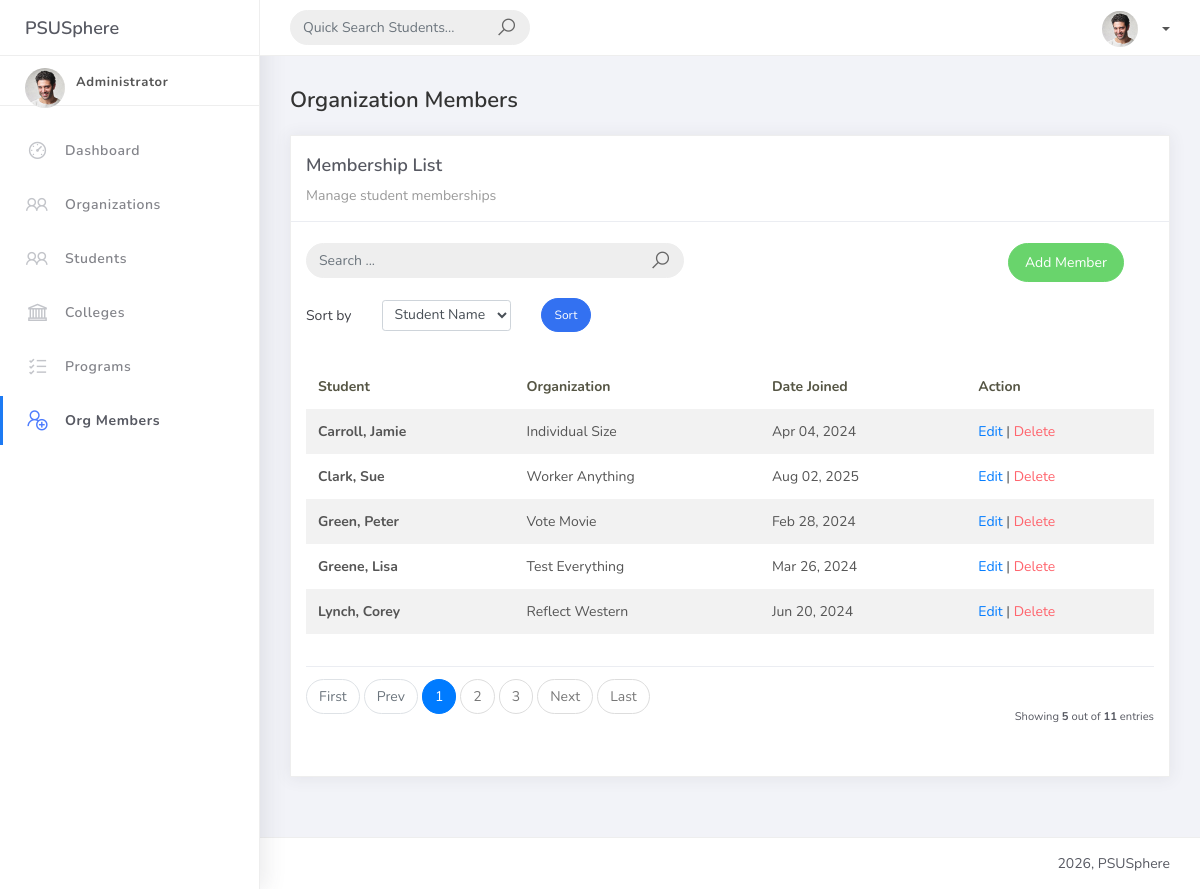
The page /orgmember_list/ on the database as committed earlier.
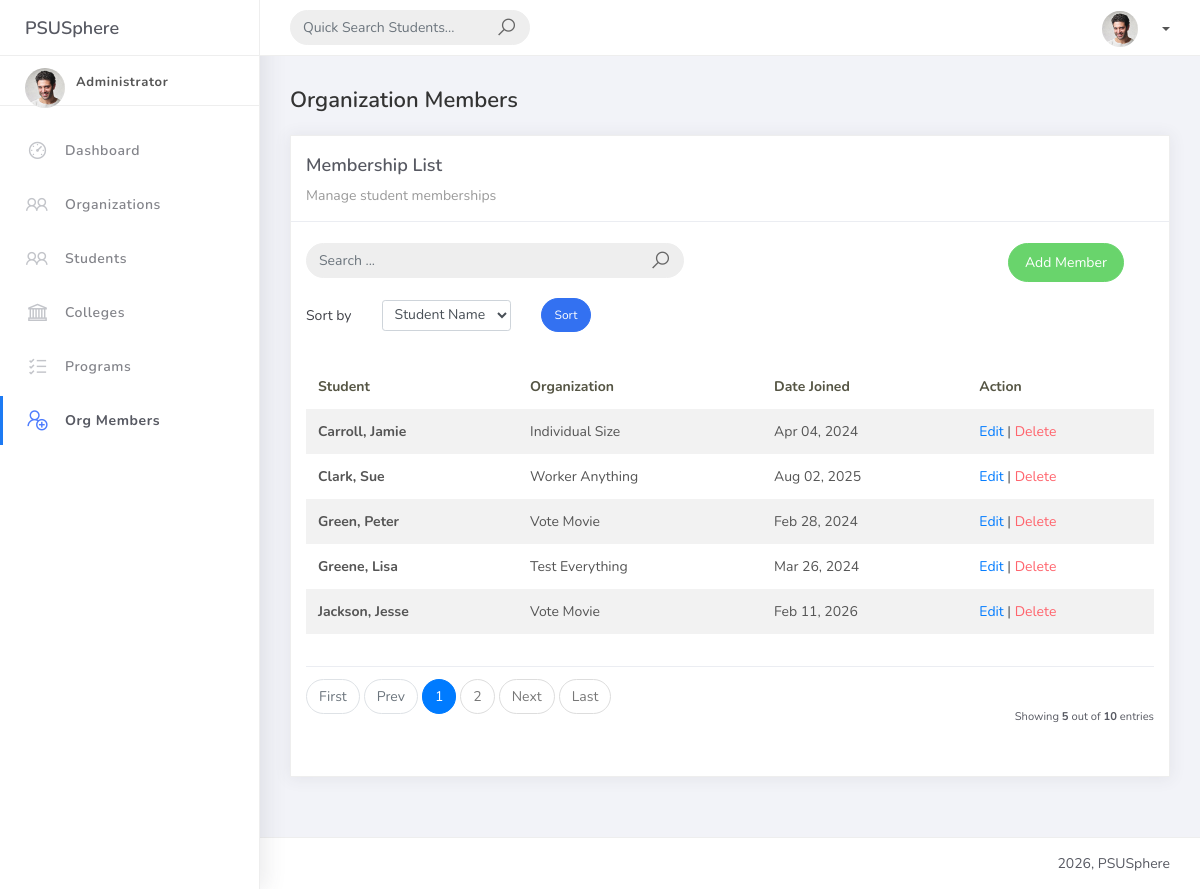
The same page on the database as committed later.
### studentorg/models.py (models this page shows)
class BaseModel(models.Model):
    created_at = models.DateTimeField(auto_now_add=True, db_index=True)
    updated_at = models.DateTimeField(auto_now=True)
    class Meta:
        abstract = True

class OrgMember(BaseModel):
    student = models.ForeignKey(Student, on_delete=models.CASCADE)
    organization = models.ForeignKey(Organization, on_delete=models.CASCADE)
    date_joined = models.DateField()

class Student(BaseModel):
    student_id = models.CharField(max_length=15)
    lastname = models.CharField(max_length=25)
    firstname = models.CharField(max_length=25)
    middlename = models.CharField(max_length=25, blank=True, null=True)
    program = models.ForeignKey(Program, on_delete=models.CASCADE)
    def __str__(self):
        return f"{self.lastname}, {self.firstname}"

class Organization(BaseModel):
    name = models.CharField(max_length=250)
    college = models.ForeignKey(College, null=True, blank=True, on_delete=models.CASCADE)
    description = models.CharField(max_length=500)
    def __str__(self):
        return self.name

### studentorg/views.py (the view)
# urls.py: path('orgmember_list/', OrgMemberList.as_view(), name='orgmember-list'),
class OrgMemberList(ListView):
    model = OrgMember
    context_object_name = 'object_list'
    template_name = 'orgmember_list.html'
    paginate_by = 5
    def get_queryset(self):
        queryset = OrgMember.objects.select_related('student', 'organization')
        query = self.request.GET.get('q')
        if query:
            queryset = queryset.filter(
                Q(student__firstname__icontains=query) |
                Q(student__lastname__icontains=query) |
                Q(organization__name__icontains=query)
            )
        sort_by = self.request.GET.get('sort_by')
        if sort_by == 'student__lastname':
            queryset = queryset.order_by('student__lastname', 'student__firstname')
        elif sort_by == 'date_joined':
            queryset = queryset.order_by('-date_joined')
        else:
            queryset = queryset.order_by('student__lastname')
        return queryset

### templates/orgmember_list.html (shortened to what this page needs)
{% extends 'base.html' %}
{% load static %}
{% block content %}
<h4 class="page-title">Organization Members</h4>
<div class="row">
    <div class="col-md-12">
        <div class="card">
            <div class="card-header">
                <div class="card-title">Membership List</div>
                <div class="card-category">Manage student memberships</div>
            </div>
            <br />
            <div class="col-md-12 row">
                <div class="col-md-6">
                    <form class="navbar-left navbar-form nav-search mr-md-3" method="GET" action="{% url 'orgmember-list' %}">
                        <div class="input-group">
                            <input type="text" name="q" placeholder="Search ..." class="form-control" value="{{ request.GET.q|default:'' }}">
                            <div class="input-group-append">
                                <span class="input-group-text">
                                    <i class="la la-search search-icon"></i>
                                </span>
                            </div>
                        </div>
                    </form>
                </div>
                <div class="col-md-6">
                    <div class="pull-right">
                        <a href="{% url 'orgmember-add' %}" class="btn btn-success btn-rounded">Add Member</a>
                    </div>
                </div>
            </div>
            <div class="col-md-12 mt-3">
                <form method="get" class="row g-2 align-items-center">
                    <div class="col-auto">
                        <label for="smallSelect" class="col-form-label">Sort by</label>
                    </div>
                    <div class="col-auto">
                        <select class="form-control form-control-sm" id="smallSelect" name="sort_by">
                            <option value="student__lastname" {% if request.GET.sort_by == "student__lastname" %}selected{% endif %}>
                                Student Name
                            </option>
                        </select>
                    </div>
                    <div class="col-auto">
                        <button type="submit" class="btn btn-primary btn-sm btn-rounded">Sort</button>
                    </div>
                </form>
            </div>
            <div class="card-body">
                <div class="table-responsive">
                    <table class="table table-striped mt-3">
                        <thead>
                            <tr>
                                <th scope="col">Student</th>
                                <th scope="col">Organization</th>
                                <th scope="col">Date Joined</th>
                                <th scope="col">Action</th>
                            </tr>
                        </thead>
                        <tbody>
                            {% for object in object_list %}
                            <tr>
                                <td><strong>{{ object.student }}</strong></td>
                                <td>{{ object.organization }}</td>
                                <td>{{ object.date_joined|date:"M d, Y" }}</td>
                                <td>
                                    <a href="{% url 'orgmember-update' object.id %}">Edit</a> |
                                    <a href="{% url 'orgmember-delete' object.id %}" class="text-danger">Delete</a>
                                </td>
                            </tr>
                            {% empty %}
                            <tr>
                                <td colspan="4" style="text-align: center">
                                    <p class="text-sm font-weight-bold mb-0">No Records Found</p>
                                </td>
                            </tr>
                            {% endfor %}
                        </tbody>
                    </table>
                </div>
                {% include 'includes/pagination.html' %}
            </div>
        </div>
    </div>
</div>
{% endblock %}

Rows that differ between the two databases and show on the page:
no longer on this page (row unchanged): OrgMember: student "Lynch, Corey", organization "Reflect Western", date_joined "Jun 20, 2024"
added OrgMember: student "Jackson, Jesse", organization "Vote Movie", date_joined "Feb 11, 2026"
Other text that changed with them:
{{ paginator.count }}: "11" → "10"
list line gone: "3"
